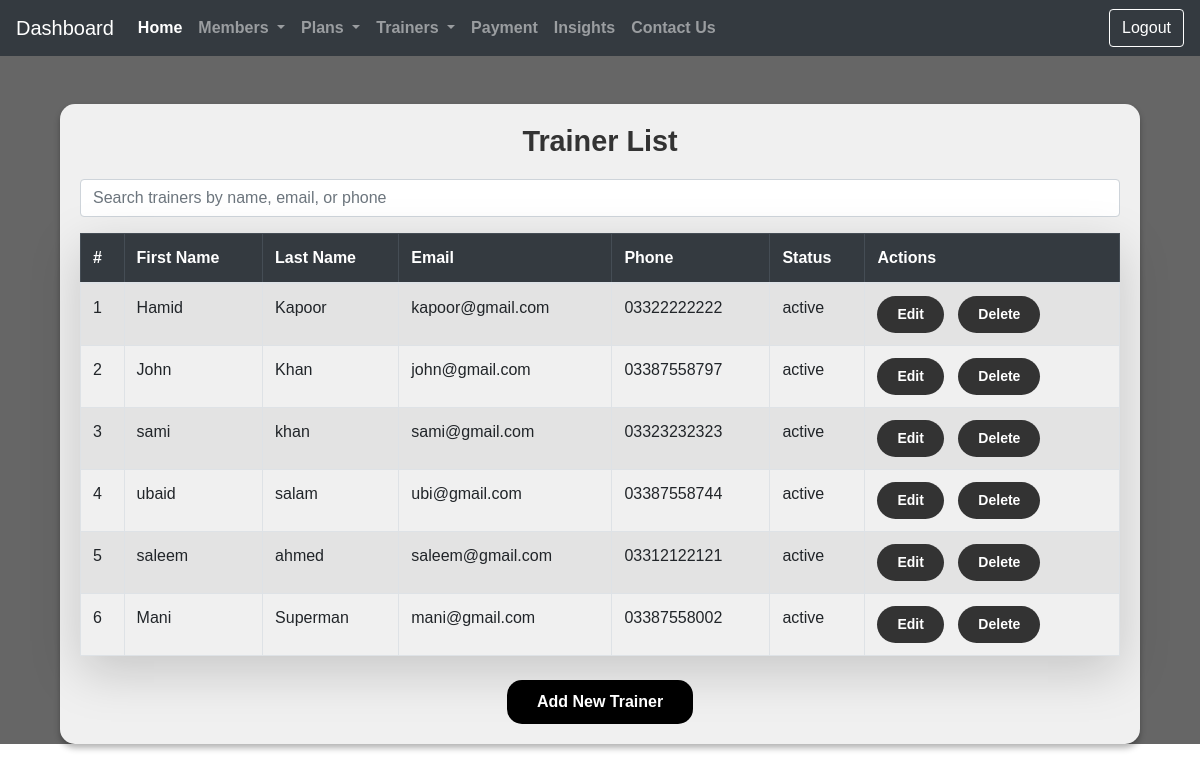
The page /dashboard/view_trainer/ on the database its author committed.
### homeApp/models.py (models this page shows, shortened)
class Trainer(models.Model):
    trainer_id = models.AutoField(primary_key=True)
    first_name = models.CharField(max_length=100)
    last_name = models.CharField(max_length=100)
    email = models.EmailField(unique=True,null=True,blank=True)
    phone = models.CharField(max_length=15)
    speciality = models.CharField(max_length=30)
    status = models.CharField(max_length=20)

### homeApp/views.py (the view)
# urls.py: path('dashboard/view_trainer/', views.view_trainers, name='view_trainers'),
def view_trainers(request):
    trainers = Trainer.objects.all()
    return render(request, 'ViewTrainers.html', {'trainer_data': trainers})

### templates/ViewTrainers.html (shortened to what this page needs)
{% extends 'base.html' %}
{% load static %}
{% block content %}
<div class="container mt-5">
    <div class="table-container">
        <h2>Trainer List</h2>
        <div class="form-group mb-3">
            <input type="text" id="searchBar" class="form-control" placeholder="Search trainers by name, email, or phone">
        </div>
        <table class="table table-striped table-bordered shadow-lg">
            <thead class="table-dark">
                <tr>
                    <th>#</th>
                    <th>First Name</th>
                    <th>Last Name</th>
                    <th>Email</th>
                    <th>Phone</th>
                    <th>Status</th>
                    <th>Actions</th>
                </tr>
            </thead>
            <tbody id="resultsTable">
                {% for trainer in trainer_data %}
                <tr>
                    <td>{{ forloop.counter }}</td>
                    <td>{{ trainer.first_name }}</td>
                    <td>{{ trainer.last_name }}</td>
                    <td>{{ trainer.email }}</td>
                    <td>{{ trainer.phone }}</td>
                    <td>{{ trainer.status }}</td>
                    <td>
                        <a href="{% url 'edit_trainer' trainer.trainer_id %}" class="btn-custom btn-sm">Edit</a>
                        <a href="{% url 'delete_trainer' trainer.trainer_id %}" class="btn-custom btn-sm" onclick="return confirm('Are you sure you want to delete this trainer?');">Delete</a>
                    </td>
                </tr>
                {% empty %}
                <tr>
                    <td colspan="7" class="text-center">No trainers found.</td>
                </tr>
                {% endfor %}
            </tbody>
        </table>
        <div class="text-center mt-4">
            <a href="{% url 'add_trainer' %}" class="btn-add-new-trainer">Add New Trainer</a>
        </div>
    </div>
</div>
{% endblock %}

### rows shown on the page
Trainer: first_name "Hamid", last_name "Kapoor", email "kapoor@gmail.com", phone "03322222222", status "active"
Trainer: first_name "John", last_name "Khan", email "john@gmail.com", phone "03387558797", status "active"
Trainer: first_name "sami", last_name "khan", email "sami@gmail.com", phone "03323232323", status "active"
Trainer: first_name "ubaid", last_name "salam", email "ubi@gmail.com", phone "03387558744", status "active"
Trainer: first_name "saleem", last_name "ahmed", email "saleem@gmail.com", phone "03312122121", status "active"
Trainer: first_name "Mani", last_name "Superman", email "mani@gmail.com", phone "03387558002", status "active"
